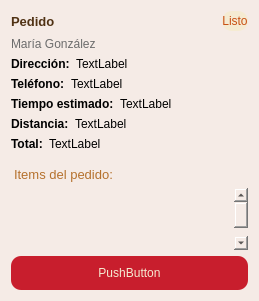
<?xml version="1.0" encoding="UTF-8"?>
<ui version="4.0">
 <class>pedido_pendiente</class>
 <widget class="QFrame" name="pedido_pendiente">
  <property name="geometry">
   <rect>
    <x>0</x>
    <y>0</y>
    <width>259</width>
    <height>301</height>
   </rect>
  </property>
  <property name="minimumSize">
   <size>
    <width>0</width>
    <height>200</height>
   </size>
  </property>
  <property name="windowTitle">
   <string>Frame</string>
  </property>
  <property name="styleSheet">
   <string notr="true">background-color: rgb(245, 235, 230);
border-radius:10;</string>
  </property>
  <layout class="QVBoxLayout" name="verticalLayout">
   <item>
    <layout class="QHBoxLayout" name="horizontalLayout">
     <item>
      <widget class="QLabel" name="label">
       <property name="font">
        <font>
         <pointsize>10</pointsize>
         <bold>true</bold>
        </font>
       </property>
       <property name="styleSheet">
        <string notr="true">color: rgb(80, 50 ,20);</string>
       </property>
       <property name="text">
        <string>Pedido</string>
       </property>
      </widget>
     </item>
     <item>
      <spacer name="horizontalSpacer">
       <property name="orientation">
        <enum>Qt::Orientation::Horizontal</enum>
       </property>
       <property name="sizeHint" stdset="0">
        <size>
         <width>40</width>
         <height>20</height>
        </size>
       </property>
      </spacer>
     </item>
     <item>
      <widget class="QLabel" name="label_2">
       <property name="styleSheet">
        <string notr="true">color: rgb(200, 80, 20);
background-color: rgb(245, 235, 210);</string>
       </property>
       <property name="text">
        <string>Listo</string>
       </property>
       <property name="alignment">
        <set>Qt::AlignmentFlag::AlignCenter</set>
       </property>
      </widget>
     </item>
    </layout>
   </item>
   <item>
    <widget class="QLabel" name="label_3">
     <property name="styleSheet">
      <string notr="true">color:rgb(108, 108, 108);</string>
     </property>
     <property name="text">
      <string>María González</string>
     </property>
    </widget>
   </item>
   <item>
    <layout class="QHBoxLayout" name="horizontalLayout_2">
     <property name="bottomMargin">
      <number>0</number>
     </property>
     <item>
      <widget class="QLabel" name="label_4">
       <property name="sizePolicy">
        <sizepolicy hsizetype="Maximum" vsizetype="Preferred">
         <horstretch>0</horstretch>
         <verstretch>0</verstretch>
        </sizepolicy>
       </property>
       <property name="font">
        <font>
         <bold>true</bold>
        </font>
       </property>
       <property name="text">
        <string>Dirección:</string>
       </property>
      </widget>
     </item>
     <item>
      <widget class="QLabel" name="ui_direccion">
       <property name="text">
        <string>TextLabel</string>
       </property>
      </widget>
     </item>
    </layout>
   </item>
   <item>
    <layout class="QHBoxLayout" name="horizontalLayout_3">
     <property name="bottomMargin">
      <number>0</number>
     </property>
     <item>
      <widget class="QLabel" name="label_5">
       <property name="sizePolicy">
        <sizepolicy hsizetype="Maximum" vsizetype="Preferred">
         <horstretch>0</horstretch>
         <verstretch>0</verstretch>
        </sizepolicy>
       </property>
       <property name="font">
        <font>
         <bold>true</bold>
        </font>
       </property>
       <property name="text">
        <string>Teléfono:</string>
       </property>
      </widget>
     </item>
     <item>
      <widget class="QLabel" name="ui_tele">
       <property name="text">
        <string>TextLabel</string>
       </property>
      </widget>
     </item>
    </layout>
   </item>
   <item>
    <layout class="QHBoxLayout" name="horizontalLayout_4">
     <property name="bottomMargin">
      <number>0</number>
     </property>
     <item>
      <widget class="QLabel" name="label_6">
       <property name="sizePolicy">
        <sizepolicy hsizetype="Maximum" vsizetype="Preferred">
         <horstretch>0</horstretch>
         <verstretch>0</verstretch>
        </sizepolicy>
       </property>
       <property name="font">
        <font>
         <bold>true</bold>
        </font>
       </property>
       <property name="text">
        <string>Tiempo estimado:</string>
       </property>
      </widget>
     </item>
     <item>
      <widget class="QLabel" name="ui_tiempo">
       <property name="text">
        <string>TextLabel</string>
       </property>
      </widget>
     </item>
    </layout>
   </item>
   <item>
    <layout class="QHBoxLayout" name="horizontalLayout_5">
     <property name="bottomMargin">
      <number>0</number>
     </property>
     <item>
      <widget class="QLabel" name="label_7">
       <property name="sizePolicy">
        <sizepolicy hsizetype="Maximum" vsizetype="Preferred">
         <horstretch>0</horstretch>
         <verstretch>0</verstretch>
        </sizepolicy>
       </property>
       <property name="font">
        <font>
         <bold>true</bold>
        </font>
       </property>
       <property name="text">
        <string>Distancia:</string>
       </property>
      </widget>
     </item>
     <item>
      <widget class="QLabel" name="ui_distancia">
       <property name="text">
        <string>TextLabel</string>
       </property>
      </widget>
     </item>
    </layout>
   </item>
   <item>
    <layout class="QHBoxLayout" name="horizontalLayout_6">
     <property name="bottomMargin">
      <number>0</number>
     </property>
     <item>
      <widget class="QLabel" name="label_8">
       <property name="sizePolicy">
        <sizepolicy hsizetype="Maximum" vsizetype="Preferred">
         <horstretch>0</horstretch>
         <verstretch>0</verstretch>
        </sizepolicy>
       </property>
       <property name="font">
        <font>
         <bold>true</bold>
        </font>
       </property>
       <property name="text">
        <string>Total:</string>
       </property>
      </widget>
     </item>
     <item>
      <widget class="QLabel" name="label_14">
       <property name="text">
        <string>TextLabel</string>
       </property>
      </widget>
     </item>
    </layout>
   </item>
   <item>
    <widget class="QLabel" name="label_9">
     <property name="font">
      <font>
       <pointsize>10</pointsize>
      </font>
     </property>
     <property name="styleSheet">
      <string notr="true">margin-top: 10;
color: rgb(181, 113, 45);</string>
     </property>
     <property name="text">
      <string>Items del pedido:</string>
     </property>
    </widget>
   </item>
   <item>
    <widget class="QScrollArea" name="scrollArea">
     <property name="widgetResizable">
      <bool>true</bool>
     </property>
     <widget class="QWidget" name="scrollAreaWidgetContents">
      <property name="geometry">
       <rect>
        <x>0</x>
        <y>0</y>
        <width>224</width>
        <height>87</height>
       </rect>
      </property>
      <layout class="QVBoxLayout" name="verticalLayout_2">
       <item>
        <widget class="QListView" name="listView"/>
       </item>
      </layout>
     </widget>
    </widget>
   </item>
   <item>
    <widget class="QPushButton" name="pushButton">
     <property name="styleSheet">
      <string notr="true">background-color: rgb(200, 30, 45);
color: rgb(245, 235, 210);
padding: 10;
border-radius: 10;</string>
     </property>
     <property name="text">
      <string>PushButton</string>
     </property>
    </widget>
   </item>
  </layout>
 </widget>
 <resources/>
 <connections/>
</ui>
